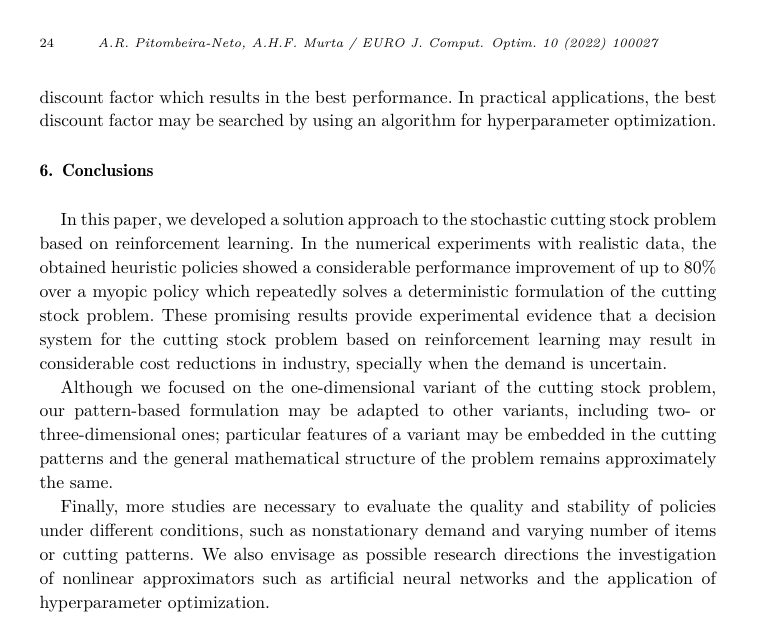
#> input picture image.png, 763 x 625 px
$ python refine_mask.py image.png out.png
#> lines starting #> are read from the running program, lines starting #| are printed output that depends on the picture
#!/usr/bin/env python3
# 用法:
# python refine_mask.py in_mask.png out_mask_closed.png --kernel 3
import cv2, sys
import argparse
from pathlib import Path

p = argparse.ArgumentParser()
p.add_argument("in_mask")
p.add_argument("out_mask")
p.add_argument("--kernel", type=int, default=3)
p.add_argument("--iterations", type=int, default=1)
args = p.parse_args()

m = cv2.imread(args.in_mask, cv2.IMREAD_GRAYSCALE)
#> m is the input picture: shape (625, 763); min 0, max 255, mean 240.5
if m is None:
    raise SystemExit("无法读取: " + args.in_mask)
k = args.kernel if args.kernel%2==1 else args.kernel
se = cv2.getStructuringElement(cv2.MORPH_ELLIPSE, (k, k))
m_closed = cv2.morphologyEx(m, cv2.MORPH_CLOSE, se, iterations=args.iterations)
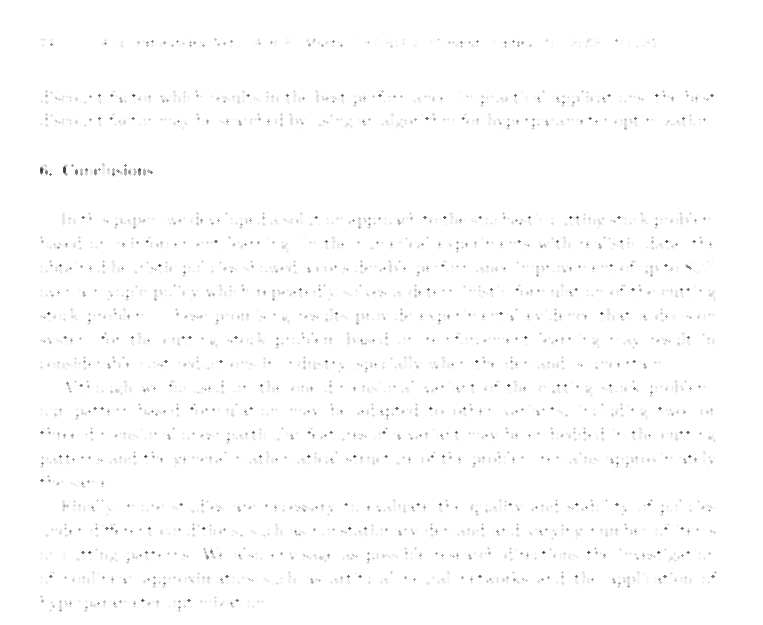
#> m_closed: shape (625, 763); min 62, max 255, mean 253.1
cv2.imwrite(args.out_mask, m_closed)
print("已写出:", args.out_mask)

$ run again, on 10.png
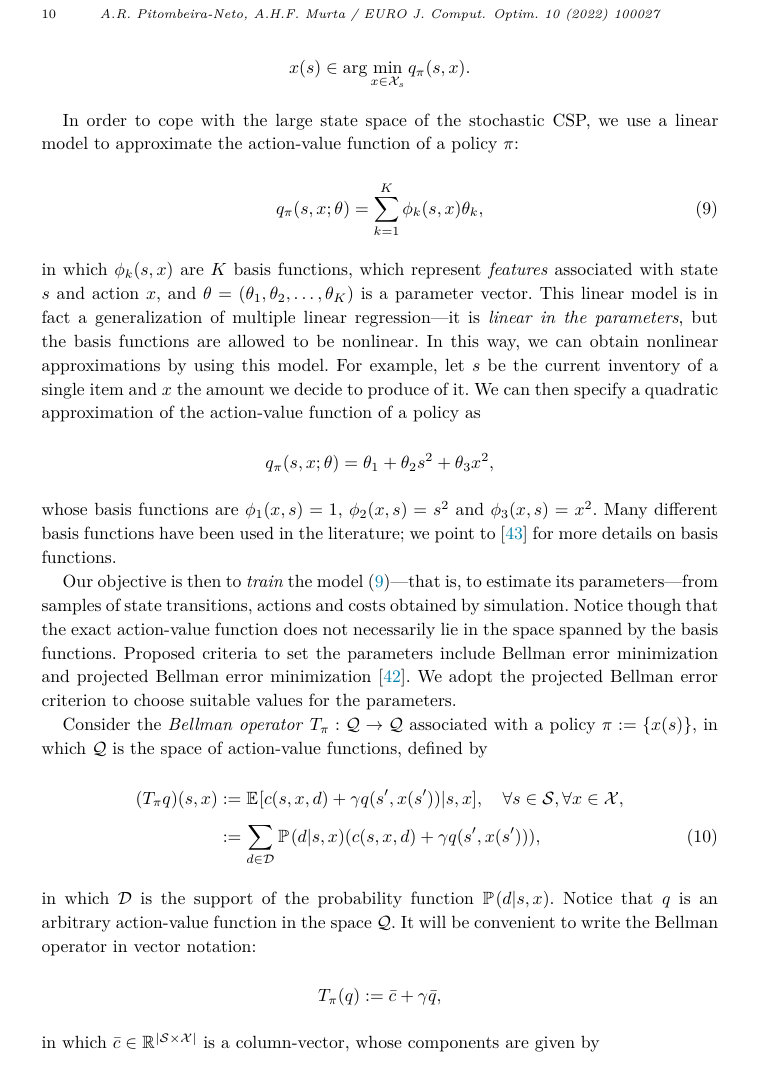
#> input picture 10.png, 774 x 1078 px
#> `m_closed = cv2.morphologyEx(m, cv2.MORPH_CLOSE, se, iterations=args.it..`:
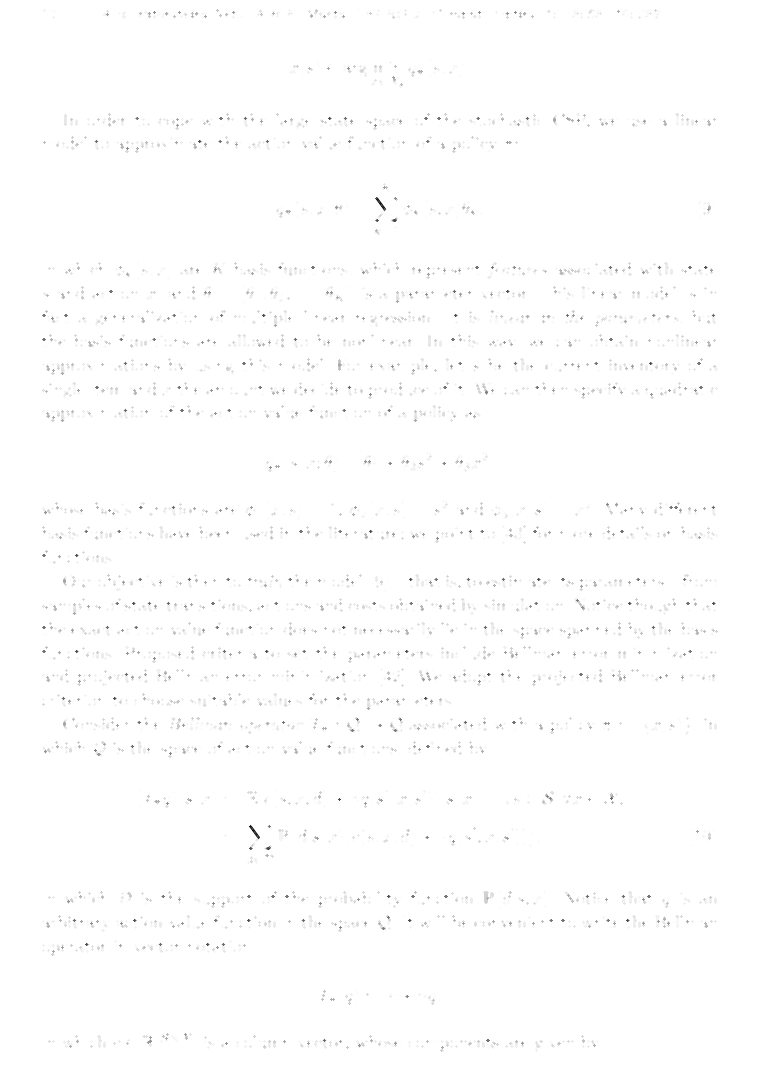
#> m_closed: shape (1078, 774); min 22, max 255, mean 253.7

$ run again, on 11.png
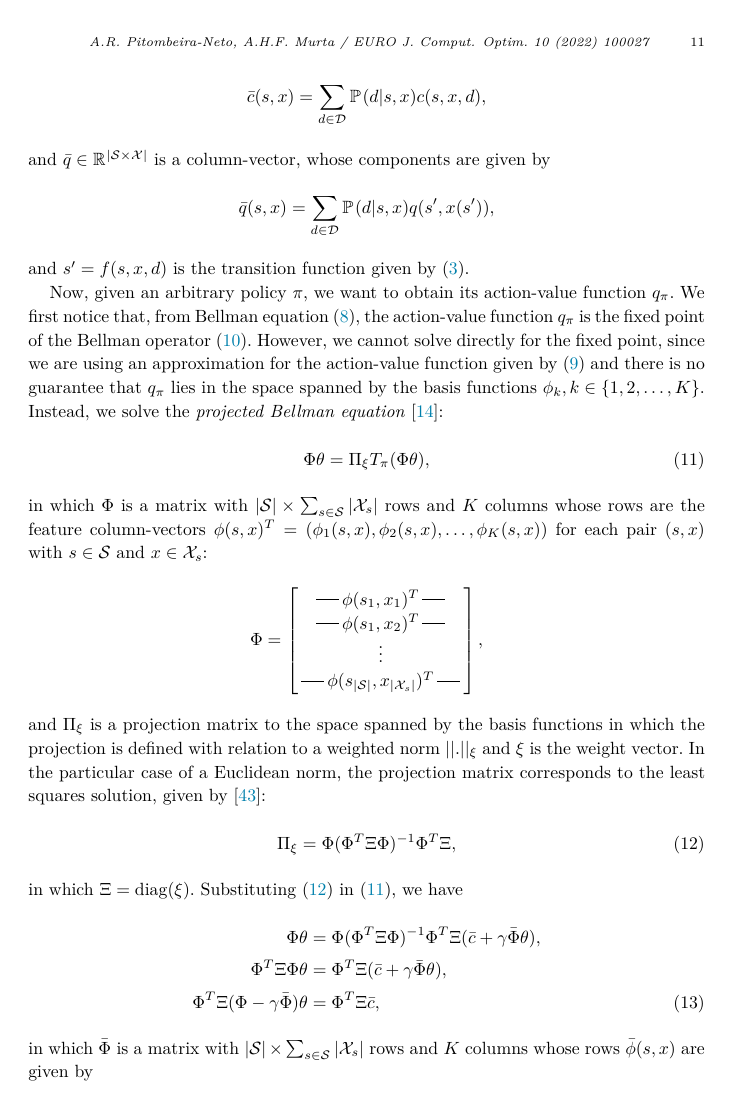
#> input picture 11.png, 741 x 1093 px
#> `m_closed = cv2.morphologyEx(m, cv2.MORPH_CLOSE, se, iterations=args.it..`:
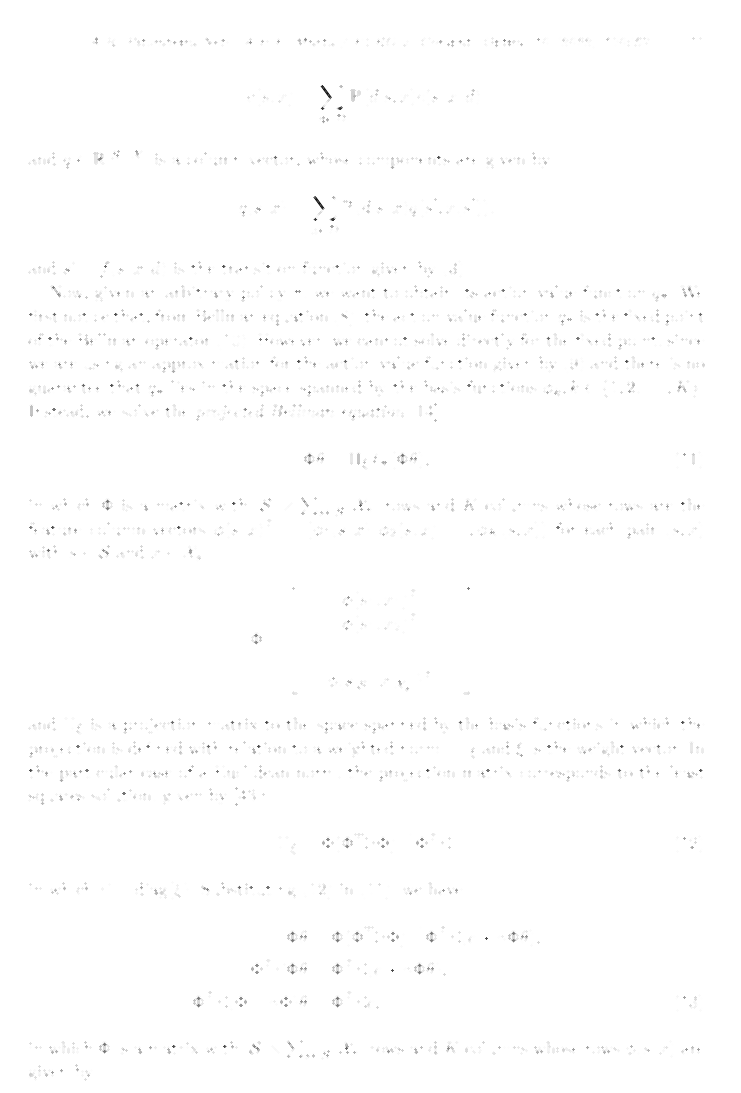
#> m_closed: shape (1093, 741); min 24, max 255, mean 253.9

$ run again, on 12.png
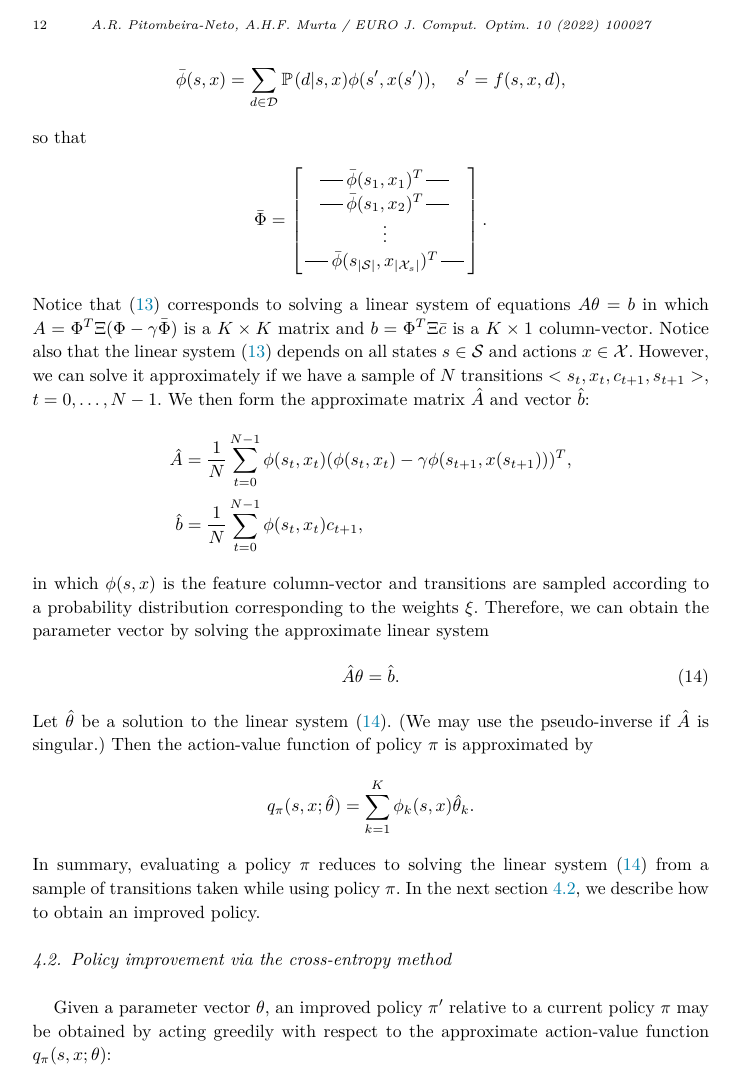
#> input picture 12.png, 745 x 1089 px
#> `m_closed = cv2.morphologyEx(m, cv2.MORPH_CLOSE, se, iterations=args.it..`:
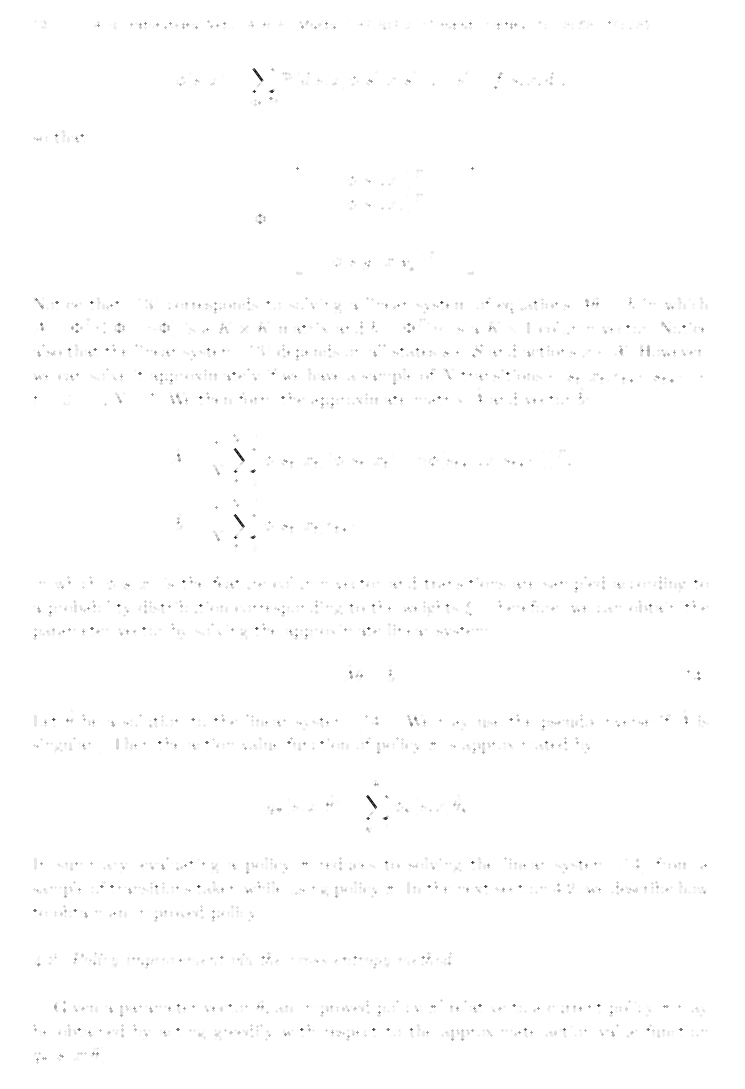
#> m_closed: shape (1089, 745); min 22, max 255, mean 253.9
